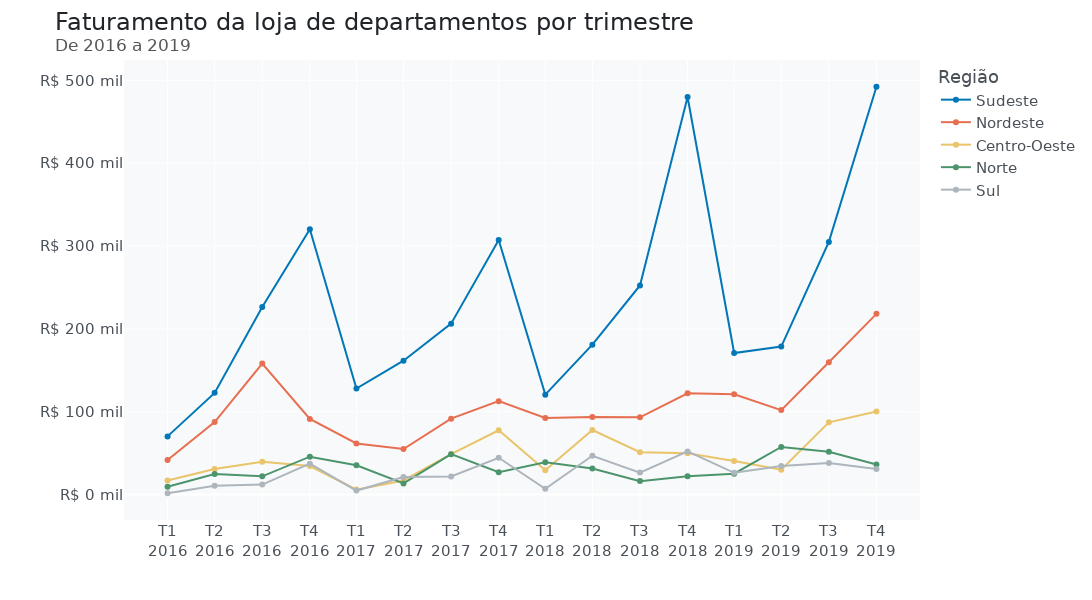

This figure's notebook cell:
### Markdown cell above
#### Gerando o gráfico

### Code cell
# Importando a biblioteca
import plotly.express as px

# Gerando um gráfico de linha com o faturamento da loja por trimestre dividido por região
fig = px.line(df_regiao, x=df_regiao.index, y=df_regiao.columns, markers = True, labels={"regiao": "Região"}, 
              color_discrete_sequence=[AZUL2, VERMELHO1, AMARELO1 , VERDE1, CINZA3])

# Ajustando o layout do gráfico
fig.update_layout(width=1300, height=600, font_family = 'DejaVu Sans', font_size=15, 
                  font_color= CINZA2, title_font_color= CINZA1, title_font_size=24, 
                  title_text='Faturamento da loja de departamentos por trimestre' +
                             '<br><sup size=1 style="color:#555655">De 2016 a 2019</sup>',
                  xaxis_title='', yaxis_title='', plot_bgcolor= CINZA5)

# Ajustando os ticks do eixo y para o formato em milhar
fig.update_yaxes(tickprefix="R$ ", ticksuffix=" mil")

# Ajustando o eixo x com os labels dos trimestres
labels = ['T1<br>2016', 'T2<br>2016', 'T3<br>2016', 'T4<br>2016', 
          'T1<br>2017', 'T2<br>2017', 'T3<br>2017', 'T4<br>2017',
          'T1<br>2018', 'T2<br>2018', 'T3<br>2018', 'T4<br>2018',
          'T1<br>2019', 'T2<br>2019', 'T3<br>2019', 'T4<br>2019',]
fig.update_xaxes(ticktext = labels, tickvals=df_regiao.index)

fig.show()

### Figure 1 — Plotly figure (JSON) as saved in the notebook; plotly's stock layout.template omitted (floating-point values rounded to 4 significant figures)
{"data": [{"hovertemplate": "Região=Sudeste<br>data_pedido=%{x}<br>value=%{y}<extra></extra>", "legendgroup": "Sudeste", "line": {"color": "#0077b6", "dash": "solid"}, "marker": {"symbol": "circle"}, "mode": "lines+markers", "name": "Sudeste", "orientation": "v", "showlegend": true, "type": "scatter", "x": ["2016-03-31T00:00:00.000000000", "2016-06-30T00:00:00.000000000", "2016-09-30T00:00:00.000000000", "2016-12-31T00:00:00.000000000", "2017-03-31T00:00:00.000000000", "2017-06-30T00:00:00.000000000", "2017-09-30T00:00:00.000000000", "2017-12-31T00:00:00.000000000", "2018-03-31T00:00:00.000000000", "2018-06-30T00:00:00.000000000", "2018-09-30T00:00:00.000000000", "2018-12-31T00:00:00.000000000", "2019-03-31T00:00:00.000000000", "2019-06-30T00:00:00.000000000", "2019-09-30T00:00:00.000000000", "2019-12-31T00:00:00.000000000"], "xaxis": "x", "y": [70.18, 122.7, 226.4, 320.3, 127.9, 161.5, 206.3, 307.3, 120.6, 180.9, 252.4, 480.0, 170.8, 178.6, 305.0, 492.3], "yaxis": "y"}, {"hovertemplate": "Região=Nordeste<br>data_pedido=%{x}<br>value=%{y}<extra></extra>", "legendgroup": "Nordeste", "line": {"color": "#e76f51", "dash": "solid"}, "marker": {"symbol": "circle"}, "mode": "lines+markers", "name": "Nordeste", "orientation": "v", "showlegend": true, "type": "scatter", "x": ["2016-03-31T00:00:00.000000000", "2016-06-30T00:00:00.000000000", "2016-09-30T00:00:00.000000000", "2016-12-31T00:00:00.000000000", "2017-03-31T00:00:00.000000000", "2017-06-30T00:00:00.000000000", "2017-09-30T00:00:00.000000000", "2017-12-31T00:00:00.000000000", "2018-03-31T00:00:00.000000000", "2018-06-30T00:00:00.000000000", "2018-09-30T00:00:00.000000000", "2018-12-31T00:00:00.000000000", "2019-03-31T00:00:00.000000000", "2019-06-30T00:00:00.000000000", "2019-09-30T00:00:00.000000000", "2019-12-31T00:00:00.000000000"], "xaxis": "x", "y": [41.73, 87.41, 158.1, 91.27, 61.58, 54.93, 91.6, 112.7, 92.4, 93.71, 93.14, 122.1, 121.1, 101.9, 159.7, 218.1], "yaxis": "y"}, {"hovertemplate": "Região=Centro-Oeste<br>data_pedido=%{x}<br>value=%{y}<extra></extra>", "legendgroup": "Centro-Oeste", "line": {"color": "#e9c46a", "dash": "solid"}, "marker": {"symbol": "circle"}, "mode": "lines+markers", "name": "Centro-Oeste", "orientation": "v", "showlegend": true, "type": "scatter", "x": ["2016-03-31T00:00:00.000000000", "2016-06-30T00:00:00.000000000", "2016-09-30T00:00:00.000000000", "2016-12-31T00:00:00.000000000", "2017-03-31T00:00:00.000000000", "2017-06-30T00:00:00.000000000", "2017-09-30T00:00:00.000000000", "2017-12-31T00:00:00.000000000", "2018-03-31T00:00:00.000000000", "2018-06-30T00:00:00.000000000", "2018-09-30T00:00:00.000000000", "2018-12-31T00:00:00.000000000", "2019-03-31T00:00:00.000000000", "2019-06-30T00:00:00.000000000", "2019-09-30T00:00:00.000000000", "2019-12-31T00:00:00.000000000"], "xaxis": "x", "y": [16.8, 30.83, 39.61, 34.41, 5.9, 16.96, 48.82, 77.54, 29.3, 77.91, 51.03, 49.83, 40.37, 30.02, 87.09, 100.3], "yaxis": "y"}, {"hovertemplate": "Região=Norte<br>data_pedido=%{x}<br>value=%{y}<extra></extra>", "legendgroup": "Norte", "line": {"color": "#4c956c", "dash": "solid"}, "marker": {"symbol": "circle"}, "mode": "lines+markers", "name": "Norte", "orientation": "v", "showlegend": true, "type": "scatter", "x": ["2016-03-31T00:00:00.000000000", "2016-06-30T00:00:00.000000000", "2016-09-30T00:00:00.000000000", "2016-12-31T00:00:00.000000000", "2017-03-31T00:00:00.000000000", "2017-06-30T00:00:00.000000000", "2017-09-30T00:00:00.000000000", "2017-12-31T00:00:00.000000000", "2018-03-31T00:00:00.000000000", "2018-06-30T00:00:00.000000000", "2018-09-30T00:00:00.000000000", "2018-12-31T00:00:00.000000000", "2019-03-31T00:00:00.000000000", "2019-06-30T00:00:00.000000000", "2019-09-30T00:00:00.000000000", "2019-12-31T00:00:00.000000000"], "xaxis": "x", "y": [9.31, 24.68, 21.94, 45.65, 35.25, 13.35, 48.71, 26.86, 39.03, 31.35, 16.16, 22.17, 25.11, 57.4, 51.54, 36.26], "yaxis": "y"}, {"hovertemplate": "Região=Sul<br>data_pedido=%{x}<br>value=%{y}<extra></extra>", "legendgroup": "Sul", "line": {"color": "#adb5bd", "dash": "solid"}, "marker": {"symbol": "circle"}, "mode": "lines+markers", "name": "Sul", "orientation": "v", "showlegend": true, "type": "scatter", "x": ["2016-03-31T00:00:00.000000000", "2016-06-30T00:00:00.000000000", "2016-09-30T00:00:00.000000000", "2016-12-31T00:00:00.000000000", "2017-03-31T00:00:00.000000000", "2017-06-30T00:00:00.000000000", "2017-09-30T00:00:00.000000000", "2017-12-31T00:00:00.000000000", "2018-03-31T00:00:00.000000000", "2018-06-30T00:00:00.000000000", "2018-09-30T00:00:00.000000000", "2018-12-31T00:00:00.000000000", "2019-03-31T00:00:00.000000000", "2019-06-30T00:00:00.000000000", "2019-09-30T00:00:00.000000000", "2019-12-31T00:00:00.000000000"], "xaxis": "x", "y": [1.51, 10.62, 11.97, 37.19, 4.75, 21.23, 21.68, 44.34, 6.95, 46.78, 26.43, 52.02, 26.18, 34.39, 37.99, 30.85], "yaxis": "y"}], "layout": {"font": {"color": "#495057", "family": "DejaVu Sans", "size": 15}, "height": 600, "legend": {"title": {"text": "Região"}, "tracegroupgap": 0}, "margin": {"t": 60}, "plot_bgcolor": "#f8f9fa", "title": {"font": {"color": "#212529", "size": 24}, "text": "Faturamento da loja de departamentos por trimestre<br><sup size=1 style=\"color:#555655\">De 2016 a 2019</sup>"}, "width": 1300, "xaxis": {"anchor": "y", "domain": [0, 1], "ticktext": ["T1<br>2016", "T2<br>2016", "T3<br>2016", "T4<br>2016", "T1<br>2017", "T2<br>2017", "T3<br>2017", "T4<br>2017", "T1<br>2018", "T2<br>2018", "T3<br>2018", "T4<br>2018", "T1<br>2019", "T2<br>2019", "T3<br>2019", "T4<br>2019"], "tickvals": ["2016-03-31T00:00:00.000000000", "2016-06-30T00:00:00.000000000", "2016-09-30T00:00:00.000000000", "2016-12-31T00:00:00.000000000", "2017-03-31T00:00:00.000000000", "2017-06-30T00:00:00.000000000", "2017-09-30T00:00:00.000000000", "2017-12-31T00:00:00.000000000", "2018-03-31T00:00:00.000000000", "2018-06-30T00:00:00.000000000", "2018-09-30T00:00:00.000000000", "2018-12-31T00:00:00.000000000", "2019-03-31T00:00:00.000000000", "2019-06-30T00:00:00.000000000", "2019-09-30T00:00:00.000000000", "2019-12-31T00:00:00.000000000"], "title": {"text": ""}}, "yaxis": {"anchor": "x", "domain": [0, 1], "tickprefix": "R$ ", "ticksuffix": " mil", "title": {"text": ""}}}}
